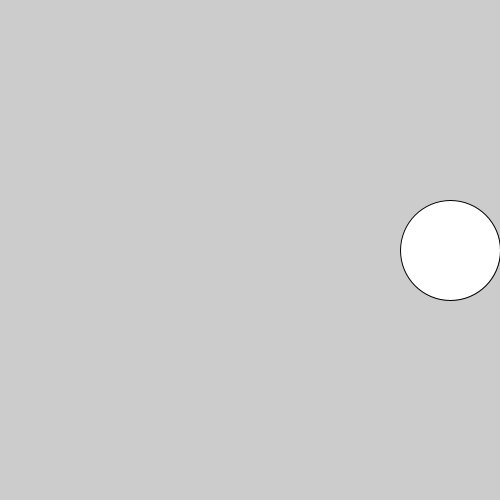
Frame 1 (no input)
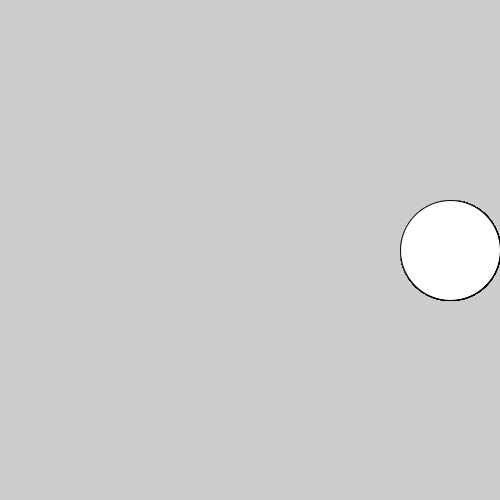
Frame 60 (the mouse pressed at the canvas centre just before this capture)
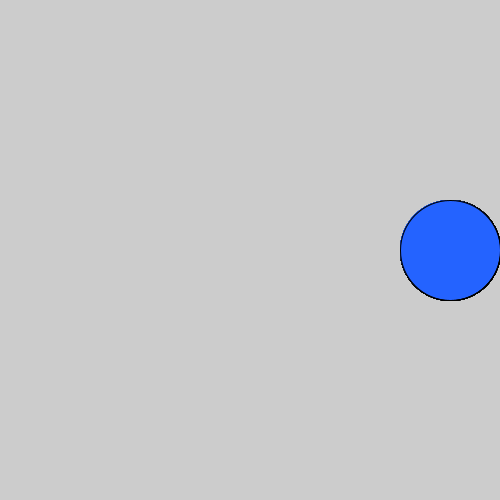
Frame 120 (the mouse held since frame 60 and released just before this capture)

The Processing sketch that drew these frames (run headless with seeded random() and noise(); from frame 60 on, the mouse is pressed at the canvas centre):

// Processing sketch: LogicalDot
// ── LogicalDot.pde
void setup(){
  size(500,500);
}
void draw(){
  if(mousePressed){
    fill(#2463FF);
  }
  ellipse(450,250,100,100);
}
